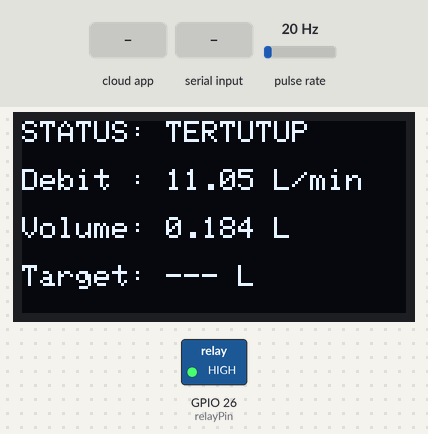
Simulated run of this sketch. Board: ESP32. On the bench: 128×64 one-colour display, switched loads named in the sketch (green lamp = pin HIGH). Wiring (inferred from the names in the program): pulse sensor: data GPIO 27. The inputs (shaded band) are chosen by the test bench; at power-on: pulse rate 20 Hz. WiFi joins after 1.5 s; servers stay silent unless stated; the Firebase database answers and starts empty; what the sketch prints to the serial monitor is not drawn.

Above: at 3.8 s.
3.9 s: the phone or cloud app sets perintah_buka to 1
At 4.35 s:
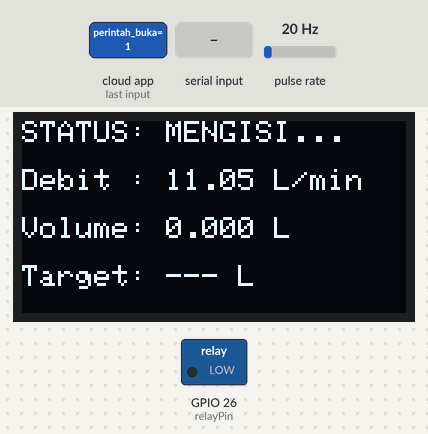
6.3 s: "90,45\n" received over Serial
At 7.5 s:
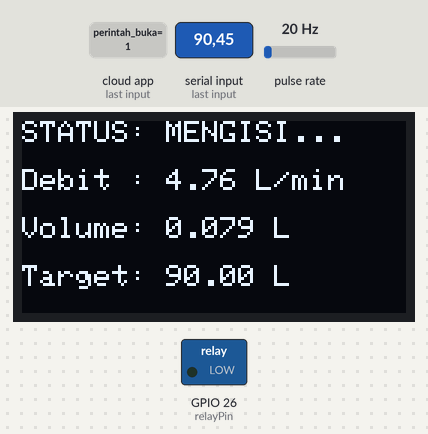
8.5 s: pulse rate (sensor on GPIO 27) set to 4 Hz
At 9.8 s:
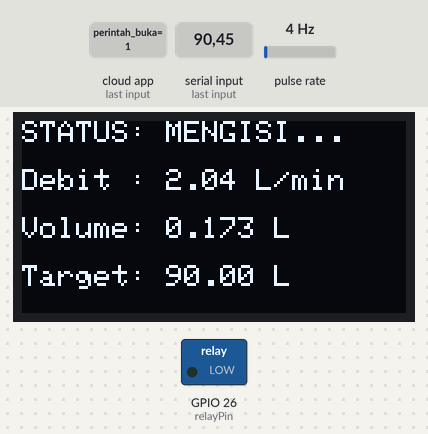
11.5 s: the phone or cloud app sets perintah_buka to 0
At 13.1 s:
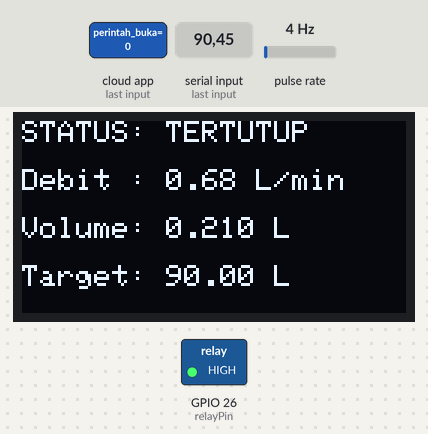
13.9 s: pulse rate (sensor on GPIO 27) set to 50 Hz
At 15.4 s:
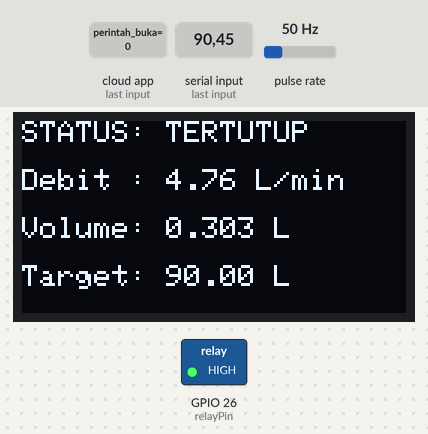
16.9 s: pulse rate (sensor on GPIO 27) set to 100 Hz
At 18.6 s:
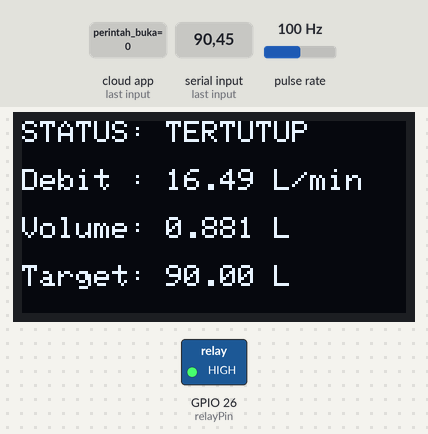
Timing chart, 0 to 20.1 s (numbered marks = the images above; inputs shaded):
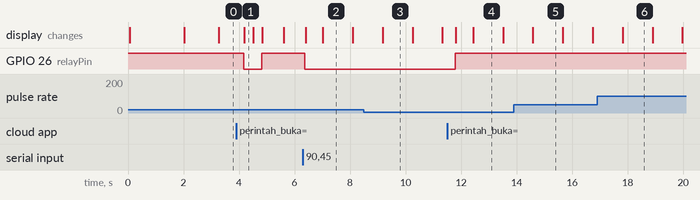

Measured:
- after the input at 3.9 s, GPIO 26 (relayPin): HIGH → LOW after 0.26 s, → HIGH 0.65 s later; the display: changes after 0.29 s (image 1)
- after the input at 6.3 s, GPIO 26 (relayPin): HIGH → LOW after 0.07 s; the display: first changes after 0.10 s (image 2 shows a later state)
- after the input at 11.5 s, GPIO 26 (relayPin): LOW → HIGH after 0.28 s; the display: first changes after 0.30 s (image 4 shows a later state)
- what the display in image 2 shows lasts 1.1 s, from 7.0 s to 8.1 s

The sketch:

WaterMeterESP32.ino
```cpp
#include <Wire.h>
#include <Adafruit_GFX.h>
#include <Adafruit_SSD1306.h>
#include <WiFi.h>
#include <Firebase_ESP_Client.h>

#include "addons/TokenHelper.h"
#include "addons/RTDBHelper.h"

#define WIFI_SSID "NAMA_WIFI"
#define WIFI_PASSWORD "PASSWORD_WIFI"
#define API_KEY "API_KEY_FIREBASE"
#define DATABASE_URL "URL_DATABASE_FIREBASE"

#define SCREEN_WIDTH 128
#define SCREEN_HEIGHT 64
#define OLED_ADDR 0x3C

FirebaseData fbdo;
FirebaseAuth auth;
FirebaseConfig config;
Adafruit_SSD1306 display(SCREEN_WIDTH, SCREEN_HEIGHT, &Wire, -1);

const byte sensorPin = 27;
const int relayPin = 26;

volatile long pulseCount = 0;
float flowRate = 0.0;
float totalMilliLitres = 0.0;
unsigned long oldTime = 0;

float targetVolumeML = 0.0;
bool isValveOpen = false;
const float mL_per_pulsa = 2.834;

void IRAM_ATTR pulseCounter() {
  pulseCount++;
}

void updateOLED() {
  display.clearDisplay();
  display.setTextSize(1);
  display.setTextColor(SSD1306_WHITE);

  display.setCursor(0, 0);
  if (isValveOpen) {
    display.print("STATUS: MENGISI...");
  } else {
    display.print("STATUS: TERTUTUP");
  }

  display.setCursor(0, 16);
  display.print("Debit : ");
  display.print(flowRate, 2);
  display.print(" L/min");

  display.setCursor(0, 32);
  display.print("Volume: ");
  display.print(totalMilliLitres / 1000.0, 3);
  display.print(" L");

  display.setCursor(0, 48);
  display.print("Target: ");
  if (targetVolumeML > 0) {
    display.print(targetVolumeML / 1000.0, 2);
    display.print(" L");
  } else {
    display.print("--- L");
  }
  display.display();
}

void setup() {
  Serial.begin(115200);
  pinMode(sensorPin, INPUT_PULLUP);
  pinMode(relayPin, OUTPUT);
  attachInterrupt(digitalPinToInterrupt(sensorPin), pulseCounter, FALLING);
  digitalWrite(relayPin, HIGH);

  Wire.begin(21, 22);
  if(!display.begin(SSD1306_SWITCHCAPVCC, OLED_ADDR)) {
    Serial.println(F("Gagal menemukan layar OLED SSD1306"));
    for(;;);
  }

  display.clearDisplay();
  display.setTextSize(1);
  display.setTextColor(SSD1306_WHITE);
  display.setCursor(15, 20);
  display.print("SMART WATER METER");
  display.setCursor(45, 40);
  display.print("READY");
  display.display();


  WiFi.begin(WIFI_SSID, WIFI_PASSWORD);
  Serial.print("Menghubungkan ke WiFi");
  while (WiFi.status() != WL_CONNECTED) {
    Serial.print(".");
    delay(500);
  }
  Serial.println("\nWiFi Terhubung!");

  config.api_key = API_KEY;
  config.database_url = DATABASE_URL;
  if (Firebase.signUp(&config, &auth, "", "")) {
    Serial.println("Berhasil terhubung ke Firebase Auth!");
  }
  config.token_status_callback = tokenStatusCallback;
  Firebase.begin(&config, &auth);
  Firebase.reconnectWiFi(true);

  Firebase.RTDB.setBool(&fbdo, "/sistem_air/kontrol/perintah_buka", false);
  Firebase.RTDB.setFloat(&fbdo, "/sistem_air/sensor/volume_sekarang", 0.0);
  Firebase.RTDB.setString(&fbdo, "/sistem_air/sensor/status_valve", "TERTUTUP");

  Serial.println("Sistem Siap.");
  updateOLED();
  oldTime = millis();
}

void loop() {
  if (Serial.available() > 0) {
    float inputLiters = Serial.parseFloat();
    while(Serial.available() > 0) Serial.read();

    if (inputLiters > 0) {
      targetVolumeML = inputLiters * 1000.0;
      totalMilliLitres = 0.0;
      digitalWrite(relayPin, LOW);
      isValveOpen = true;
      Serial.printf("\n[LOKAL] Target: %.2f Liter. Valve Terbuka...\n", inputLiters);
      updateOLED();

      if(Firebase.ready()) {
         Firebase.RTDB.setBool(&fbdo, "/sistem_air/kontrol/perintah_buka", true);
         Firebase.RTDB.setString(&fbdo, "/sistem_air/sensor/status_valve", "TERBUKA");
      }
    }
  }

  if (Firebase.ready()) {
    if (Firebase.RTDB.getBool(&fbdo, "/sistem_air/kontrol/perintah_buka")) {
      bool reqBuka = fbdo.boolData();

      if (reqBuka == true && !isValveOpen) {
        if (Firebase.RTDB.getFloat(&fbdo, "/sistem_air/kontrol/target_liter")) {
          targetVolumeML = fbdo.floatData() * 1000.0;
          totalMilliLitres = 0.0;
          digitalWrite(relayPin, LOW);
          isValveOpen = true;
          Serial.printf("\n[WEB] Target: %.2f Liter. Valve Terbuka...\n", targetVolumeML/1000.0);
          updateOLED();
          Firebase.RTDB.setString(&fbdo, "/sistem_air/sensor/status_valve", "TERBUKA");
        }
      }
      else if (reqBuka == false && isValveOpen) {
        digitalWrite(relayPin, HIGH);
        isValveOpen = false;
        Serial.println("\n[WEB] Valve dihentikan dari Web.");
        updateOLED();
        Firebase.RTDB.setString(&fbdo, "/sistem_air/sensor/status_valve", "TERTUTUP");
      }
    }
  }

  unsigned long currentMillis = millis();
  if ((currentMillis - oldTime) >= 1000) {
    oldTime = currentMillis;

    Firebase.RTDB.setInt(&fbdo, "/sistem_air/status/heartbeat", millis());

    noInterrupts();
    long currentPulses = pulseCount;
    pulseCount = 0;
    interrupts();

    float penambahanVolumeML = currentPulses * mL_per_pulsa;
    totalMilliLitres += penambahanVolumeML;
    flowRate = (penambahanVolumeML * 60.0) / 1000.0;

    updateOLED();

    if (Firebase.ready()) {
      Firebase.RTDB.setFloat(&fbdo, "/sistem_air/sensor/debit_air", flowRate);
      if (isValveOpen) {
        Firebase.RTDB.setFloat(&fbdo, "/sistem_air/sensor/volume_sekarang", totalMilliLitres / 1000.0);
      }
    }

    if (isValveOpen) {
      if (totalMilliLitres >= targetVolumeML) {
        digitalWrite(relayPin, HIGH);
        isValveOpen = false;
        targetVolumeML = 0.0;

        Serial.println("\n[SELESAI] Target tercapai! Valve otomatis tertutup.");
        updateOLED();

        if (Firebase.ready()) {
           Firebase.RTDB.setBool(&fbdo, "/sistem_air/kontrol/perintah_buka", false);
           Firebase.RTDB.setString(&fbdo, "/sistem_air/sensor/status_valve", "TERTUTUP");
        }
      }
    }
  }
}
```
